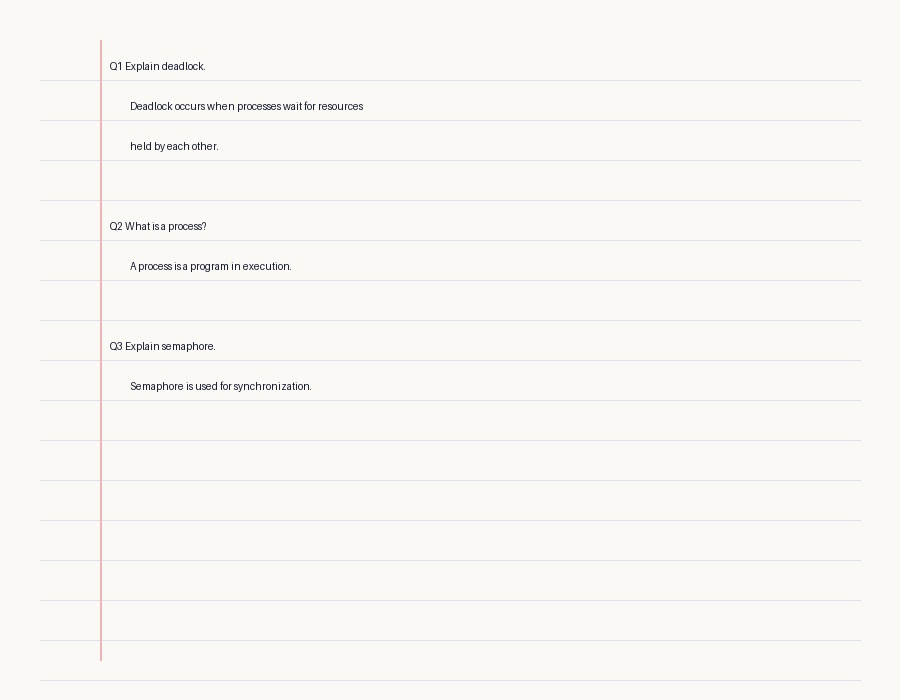
#> input picture AIML-2/sample/answer_sheet.jpg, 900 x 700 px
$ python -i page_detect.py   (imports and definitions only)
#> lines starting #> are read from the running program, lines starting #| are printed output that depends on the picture; after the words box and inside, x2 and y2 are one past the last pixel; in counts of white or black regions, pixels touching at a corner belong together
import cv2
import numpy as np
from typing import Tuple

def detect_and_warp_page(img: np.ndarray) -> Tuple[np.ndarray, bool]:
    """
    Page detection using Canny + contours + approxPolyDP, fallback to largest bright region;
    perspective-warps to a flat rectangle. If none found, returns full frame and page_detected=False.
    """
    if img is None or img.size == 0:
        return img, False

    gray = cv2.cvtColor(img, cv2.COLOR_RGB2GRAY) if len(img.shape) == 3 else img
    blurred = cv2.GaussianBlur(gray, (5, 5), 0)
    edged = cv2.Canny(blurred, 50, 200)
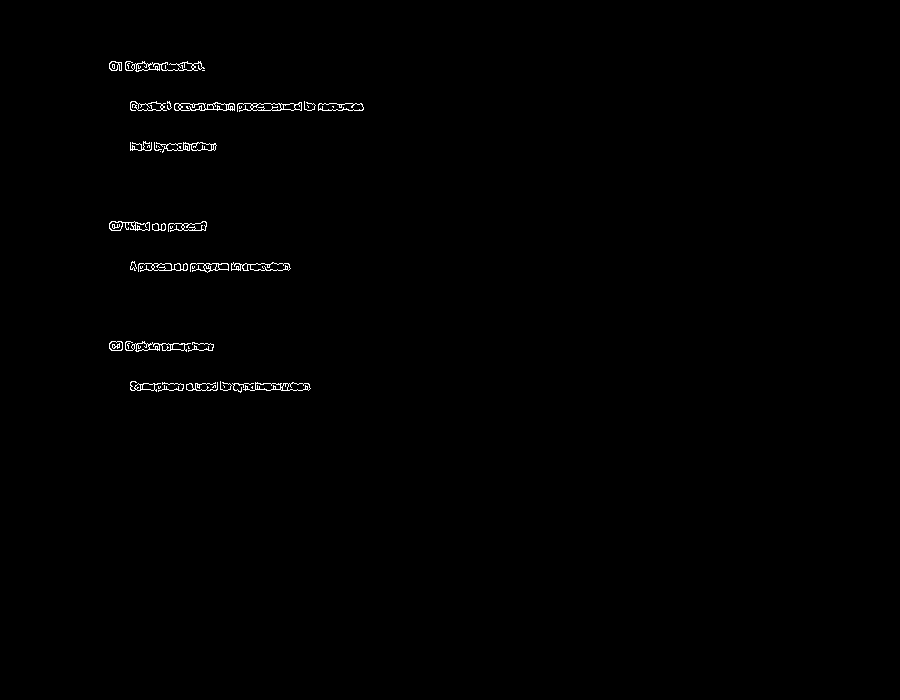
#> edged: shape (700, 900); 0.5% white in thin lines or dots, all inside (x1, y1, x2, y2) = (109, 61, 364, 393)

    contours, _ = cv2.findContours(edged, cv2.RETR_EXTERNAL, cv2.CHAIN_APPROX_SIMPLE)
#> contours = 46 contours, 28 with area under 20; largest, box (x1, y1, x2, y2) and area: (174, 102, 235, 111) 355, (243, 382, 311, 391) 340, (231, 262, 291, 271) 328, (237, 102, 302, 112) 314, (125, 341, 191, 352) 305
    contours = sorted(contours, key=cv2.contourArea, reverse=True)

    page_contour = None
    for c in contours[:5]:
        peri = cv2.arcLength(c, True)
        approx = cv2.approxPolyDP(c, 0.02 * peri, True)
        if len(approx) == 4 and cv2.contourArea(c) > (img.shape[0] * img.shape[1] * 0.2):
            page_contour = approx
            break
#> this loop made 5 passes
#> peri on passes 1 to 5: 155.7, 174.5, 167.6, 203.6, 222.5

    if page_contour is None:
        return img, False

    pts = page_contour.reshape(4, 2)
    rect = np.zeros((4, 2), dtype="float32")

    s = pts.sum(axis=1)
    rect[0] = pts[np.argmin(s)] # Top-left
    rect[2] = pts[np.argmax(s)] # Bottom-right

    diff = np.diff(pts, axis=1)
    rect[1] = pts[np.argmin(diff)] # Top-right
    rect[3] = pts[np.argmax(diff)] # Bottom-left

    tl, tr, br, bl = rect
    width_a = np.sqrt(((br[0] - bl[0]) ** 2) + ((br[1] - bl[1]) ** 2))
    width_b = np.sqrt(((tr[0] - tl[0]) ** 2) + ((tr[1] - tl[1]) ** 2))
    max_w = max(int(width_a), int(width_b))

    height_a = np.sqrt(((tr[0] - br[0]) ** 2) + ((tr[1] - br[1]) ** 2))
    height_b = np.sqrt(((tl[0] - bl[0]) ** 2) + ((tl[1] - bl[1]) ** 2))
    max_h = max(int(height_a), int(height_b))

    dst = np.array([
        [0, 0],
        [max_w - 1, 0],
        [max_w - 1, max_h - 1],
        [0, max_h - 1]
    ], dtype="float32")

    M = cv2.getPerspectiveTransform(rect, dst)
    warped = cv2.warpPerspective(img, M, (max_w, max_h))

    return warped, True

>>> import cv2
>>> picture = cv2.cvtColor(cv2.imread('../../../../AIML-2/sample/answer_sheet.jpg'), cv2.COLOR_BGR2RGB)
>>> result = detect_and_warp_page(picture)
